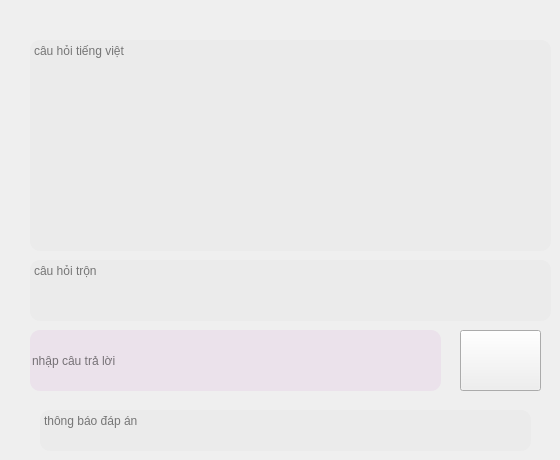
      <widget class="QWidget" name="page_2">
       <widget class="QTextEdit" name="text_anh_nghe_2">
        <property name="geometry">
         <rect>
          <x>30</x>
          <y>260</y>
          <width>521</width>
          <height>61</height>
         </rect>
        </property>
        <property name="mouseTracking">
         <bool>true</bool>
        </property>
        <property name="styleSheet">
         <string notr="true">border-radius: 10px;
color: black;
background: rgba(231, 231, 231, 0.5);
</string>
        </property>
        <property name="placeholderText">
         <string>câu hỏi trộn</string>
        </property>
       </widget>
       <widget class="QTextEdit" name="text_viet_nghe_5">
        <property name="geometry">
         <rect>
          <x>30</x>
          <y>40</y>
          <width>521</width>
          <height>211</height>
         </rect>
        </property>
        <property name="mouseTracking">
         <bool>true</bool>
        </property>
        <property name="styleSheet">
         <string notr="true">border-radius: 10px;
color: black;
background: rgba(231, 231, 231, 0.5);
</string>
        </property>
        <property name="placeholderText">
         <string>câu hỏi tiếng việt</string>
        </property>
       </widget>
       <widget class="QLineEdit" name="tl_nghe_2">
        <property name="geometry">
         <rect>
          <x>30</x>
          <y>330</y>
          <width>411</width>
          <height>61</height>
         </rect>
        </property>
        <property name="styleSheet">
         <string notr="true">border-radius: 10px;
color: black;
background: rgba(231, 212, 231, 0.5);
</string>
        </property>
        <property name="text">
         <string/>
        </property>
        <property name="placeholderText">
         <string>nhập câu trả lời</string>
        </property>
       </widget>
       <widget class="QTextEdit" name="tbao_nghe_2">
        <property name="geometry">
         <rect>
          <x>40</x>
          <y>410</y>
          <width>491</width>
          <height>41</height>
         </rect>
        </property>
        <property name="mouseTracking">
         <bool>true</bool>
        </property>
        <property name="styleSheet">
         <string notr="true">border-radius: 10px;
color: black;
background: rgba(231, 231, 231, 0.5);
</string>
        </property>
        <property name="placeholderText">
         <string>thông báo đáp án</string>
        </property>
       </widget>
       <widget class="QPushButton" name="pushButton_11">
        <property name="geometry">
         <rect>
          <x>460</x>
          <y>330</y>
          <width>81</width>
          <height>61</height>
         </rect>
        </property>
        <property name="styleSheet">
         <string notr="true">

QPushButton:hover {
    background-color: rgb(170, 255, 0);
}</string>
        </property>
        <property name="text">
         <string/>
        </property>
        <property name="icon">
         <iconset resource="anh/GHI.qrc">
          <normaloff>:/newPrefix/ghiam.png</normaloff>:/newPrefix/ghiam.png</iconset>
        </property>
        <property name="iconSize">
         <size>
          <width>50</width>
          <height>50</height>
         </size>
        </property>
       </widget>
      </widget>
